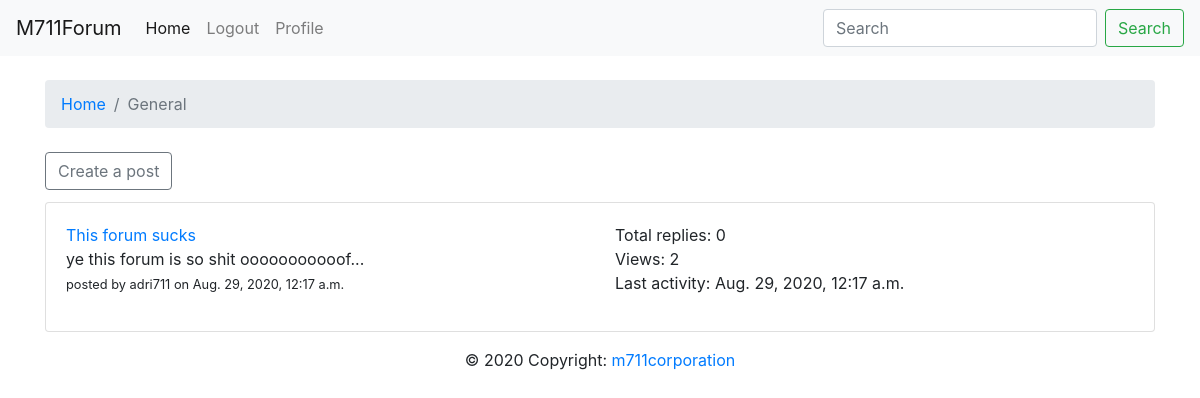
Screenshot of /forumdisplay/general/ (signed in) with the database file from the repository.
### board/models.py (models this page shows, shortened)
class board(models.Model):
	title = models.CharField(max_length=120)
	description = models.TextField()
	slug = models.SlugField()

class post(models.Model):
	title = models.CharField(max_length=236)
	content = models.TextField()
	post_board = models.ForeignKey(board, on_delete=models.CASCADE)
	author = models.ForeignKey(User, on_delete=models.CASCADE)
	release_date = models.DateTimeField(auto_now_add=True)
	views = models.IntegerField(default=0)
	last_activity = models.DateTimeField(auto_now_add=True)

### board/views.py (the view)
# urls.py: path('forumdisplay/<slug:boardslug>/', views.forumdisplay, name='forumdisplay'),
def forumdisplay(request, boardslug=None):
	context = { 'board': None }
	if boardslug:
		context['board'] = board.objects.all().filter(slug=boardslug).first()
		if context['board']:
			context['posts'] = post.objects.all().filter(post_board=context['board'])
			context['posts'] = context['posts'].order_by('-last_activity')
			[setattr(eachpost, 'reply_count', len(reply.objects.all().filter(reply_to=eachpost))) for eachpost in context['posts']]
			alter_posts(context['posts'])
		else:
			pass
	else:
		pass
	return render(request, "board/forumdisplay.html", context)

### board/views.py (called while the page is built)
def alter_posts(posts_list):
	for each_post in posts_list:
		each_post.content = each_post.content[:50] + '...'

### board/templates/board/forumdisplay.html
{% extends "board/base.html" %}
{% block content %}
{% if not board %}
<div class='container'>
	<br><div class="alert alert-danger" role="alert">
		<h4>ERROR 404</h4> We could not find a board with the specified slug <a href="{% url 'forum-home' %}">Click here to go to the home page</a>
	</div>
</div>
{% else %}
<div class="container">
<br><nav aria-label="breadcrumb">
  <ol class="breadcrumb">
    <li class="breadcrumb-item"><a href="{% url 'forum-home' %}">Home</a></li>
    <li class="breadcrumb-item active" aria-current="page">{{board.title}}</li>
</ol></nav><br>
<a class="btn btn-outline-secondary" href="{% url 'createpost' board.slug %}" role="button" style='margin-top: -16px; margin-bottom: 12px'>Create a post</a>
{% if posts %}
	{% for post in posts %}
			<div class="card">
			  <div class="card-body">
			  <div class="row">
			    <div class="col-sm">
			    	<a href="{% url 'postdisplay' board.slug post.id %}">{{post.title}}</a><br>{{post.content}}
			   		<p><small>posted by {{post.author.username}} on {{post.release_date}}</small></p>
			    </div>
			    <div class="col-sm">
			     Total replies: {{post.reply_count}} <br>
			     Views: {{post.views}} <br>
				 Last activity: {{post.last_activity}}
			    </div>
			  </div>
			  </div>
			</div>
	{% endfor %}
{% else %}
	<div class='card'>
		<div class='card-body'>This board is empty <a href="{% url 'forum-home' %}">click here</a> to go back to the home-page</div>
	</div>
{% endif %}
</div>
{% endif %}
{% endblock content %}

### rows the page displays
board: title "General"
post: title "This forum sucks", content "ye this forum is so shit ooooooooooof...", author.username "adri711", release_date "Aug. 29, 2020, 12:17 a.m.", reply_count "0", views "2", last_activity "Aug. 29, 2020, 12:17 a.m."
